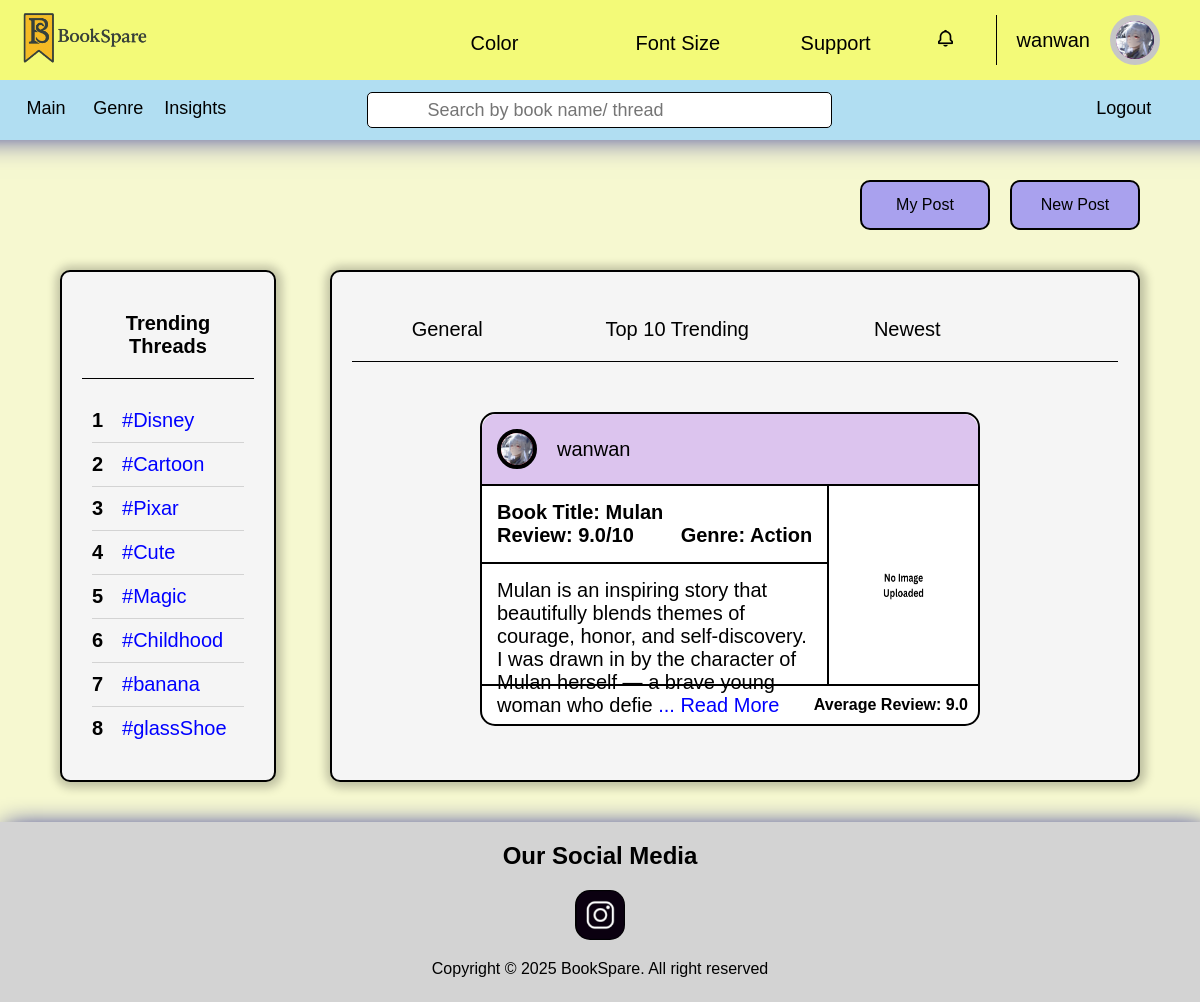
The app's page /main.php (signed in) with its own data.
### tables this page shows
CREATE TABLE `reader_user` (
  `readerID` int(11) NOT NULL,
  `username` varchar(30) NOT NULL,
  `email` varchar(70) NOT NULL,
  `phone` varchar(15) NOT NULL,
  `country` varchar(75) NOT NULL,
  `dateOfBirth` date NOT NULL,
  `password` varchar(255) DEFAULT NULL,
  `avatar` varchar(255) DEFAULT NULL
);

CREATE TABLE `post_review` (
  `postCode` int(11) NOT NULL,
  `readerID` int(11) DEFAULT NULL,
  `bookID` int(11) DEFAULT NULL,
  `ownerOpinion` longtext NOT NULL,
  `ownerRating` decimal(3,1) NOT NULL,
  `frontCover_img` varchar(255) DEFAULT NULL,
  `backCover_img` varchar(255) DEFAULT NULL,
  `synopsis` longtext DEFAULT NULL,
  `statusPhone` varchar(10) DEFAULT NULL,
  `author` varchar(50) DEFAULT NULL,
  `genre` varchar(50) DEFAULT NULL
);

CREATE TABLE `book_record` (
  `bookID` int(11) NOT NULL,
  `bookTitle` varchar(60) NOT NULL
);

### main.php (the view, shortened to what this page needs)
<?php
require("database/database.php");
$username = $_SESSION['username'];
$email = $_SESSION['email'];
$contact = $_SESSION['contact'];
$readerID = $_SESSION['readerID'];
$sql = "SELECT * FROM Reader_User WHERE username = '$username'
OR email = '$email' OR phone = '$contact'";
$runSQL = $conn->query($sql);
$user = $runSQL->fetch_assoc();
$sqlThread = "SELECT
              thread
              FROM Thread_Post threadPost
              INNER JOIN Thread thread USING (threadID)
              GROUP BY threadPost.threadID
              ORDER BY COUNT(*) DESC";
$runSQLThread = $conn->query($sqlThread);
$thread = $runSQLThread->fetch_all(MYSQLI_ASSOC);
$sqlGetPostDetails = "SELECT
                          post.*,
                          reader.*,
                          book.*
                      FROM post_review post
                      INNER JOIN reader_user reader USING (readerID)
                      INNER JOIN book_record book USING (bookID)";
$resultGetPostDetails = $conn->query($sqlGetPostDetails);
$post = $resultGetPostDetails->fetch_all(MYSQLI_ASSOC);
?>
<!DOCTYPE html>
<html lang="en" data-themeColor="defaultColor" data-fontSize="defaultFontSize">
<head>
</head>
<body>
    <?php include("header.php"); ?>
    <main>
        <div class="postButton">
            <button id="myPost">My Post</button>
            <button id="newPost">New Post</button>
        </div>
        <div class="threadPost">
            <section class="threadContainer">
                <article style="border-bottom: 1px solid var(--containerColor);">
                    <h1 class="center">Trending Threads</h1>
                </article>
                <article>
                    <?php
                        $i = 1;
                        foreach ($thread as $data) {
                            $value = $data['thread'];
                            echo "<div>";
                            echo "<label for=''>$i</label><a href='".htmlspecialchars("search.php?thread=$value")."'>#$value</a>";
                            echo "</div>";
                            $i++;
                            if ($i === 9) {
                                break;
                            }
                        }
                    ?>
                </article>
            </section>
            <section class="postContainer">
                <article style="border-bottom: 1px solid var(--containerColor);">
                    <div>
                        General <box-icon name='chevron-down' class="downArrow"></box-icon>
                    </div>
                    <div>
                        Top 10 <label for="" id="trendingWord">Trending</label> <box-icon name='chevron-down'
                            class="downArrow"></box-icon>
                    </div>
                    <div>
                        Newest <box-icon name='chevron-down' class="downArrow"></box-icon>
                    </div>
                </article>
                <article class="post">
                    <?php
                        foreach ($post as $row) {
                            $sqlGetComment = "SELECT
                                comment.*,
                                post.*,
                                reader.*,
                                bookBorrow.*
                            FROM Comment_Rating comment
                            INNER JOIN Post_Review post ON comment.postCode = post.postCode
                            INNER JOIN Reader_User reader ON comment.readerID = reader.readerID
                            INNER JOIN book_borrowed bookBorrow ON comment.bookBorrowCode = bookBorrow.bookBorrowCode
                            WHERE comment.postCode = '{$row['postCode']}'";
                            $resultGetComemnt = $conn->query($sqlGetComment);
                            $comment = $resultGetComemnt->fetch_all(MYSQLI_ASSOC);
                            $averageRating = 0;
                            if (!empty($comment)) {
                                    $i = 0;
                                    foreach($comment as $commentData) {
                                        if ($commentData['bookBorrowCode'] != null) {
                                            $averageRating += $commentData['ratingFeedback'];
                                            $i++;
                                        }
                                    }
                                    if ($i != 0) {
                                        $averageRating = $averageRating / $i;
                                    }
                            }
                            echo '<div class="post">';
                            echo '    <div class="head">';
                            echo '        <div class="postProfile">';
                            $profileLink = "viewUsersProfile.php?readerID=" . $row['readerID'];
                            if ($row['readerID'] != $readerID) {
                                if (!empty($row['avatar'])) {
                                    echo '<a href="'.$profileLink.'"><img src="'.$row['avatar'].'" alt="Profile Image"></a>';
                                } else {
                                    echo '<a href="'.$profileLink.'">A</a>';
                                }
                            } else {
                                if (!empty($row['avatar'])) {
                                    echo '<a href="profilemyposts.php"><img src="'.$row['avatar'].'" alt="Profile Image"></a>';
                                } else {
                                    echo '<a href="profilemyposts.php">A</a>';
                                }
                            }
                            echo $row['username'];
                            echo '        </div>';
                            echo '    </div>';
                            echo '    <div class="body">';
                            echo '        <div class="left">';
                            echo '            <div class="review">';
                            echo '                <h2>Book Title: '.$row['bookTitle'].'</h2>';
                            echo '                <h3><label for="">Review: '.$row['ownerRating'].'/10</label><label for="">Genre: '.$row['genre'].'</label></h3>';
                            echo '            </div>';
                            echo '            <div class="description">';
                            echo '                <p>';
                            echo substr($row['ownerOpinion'], 0, 180);
                            echo '                    <a href="bookDetail.php?postCode='.$row['postCode'].'">... Read More</a>';
                            echo '                </p>';
                            echo '            </div>';
                            echo '        </div>';
                            echo '        <div class="right">';
                            if ($row['frontCover_img'] != null) {
                                echo '            <img src="'.$row['frontCover_img'].'" alt="Book Cover">';
                            }  else {
                                echo '            <img src="bookUploads/noImageUploaded.png" alt="Book Cover">';
                            }
                            echo '        </div>';
                            echo '    </div>';
                            echo '    <div class="bottom">';
                            if ($averageRating != 0) {
                                echo '<h3>Average Review: '.number_format($averageRating, 1).'</h3>';
                            } else {
                                echo '<h3>Average Review: No Rating</h3>';
                            }
                            echo '    </div>';
                            echo '</div>';
                        }
                    ?>
                </article>
            </section>
        </div>
    </main>
</body>
</html>

### header.php (shortened to what this page needs)
<?php
    $sqlGetPostDetailsHeader = "SELECT
                            post.*,
                            reader.*,
                            book.*
                        FROM post_review post
                        INNER JOIN reader_user reader USING (readerID)
                        INNER JOIN book_record book USING (bookID)
                        WHERE post.readerID = '$readerID'
                        ORDER BY post.postCode DESC";
    $resultGetPostDetailsHeader = $conn->query($sqlGetPostDetailsHeader);
?>
<!DOCTYPE html>
<html lang="en" data-themeColor="defaultColor" data-fontSize="defaultFontSize">
<head>
</head>
<body>
    <header>
        <div id="firstHeader">
            <a href="main.php" id="logo"><img src="image/logoTitle.png" alt="logo" id="logoImage"></a>
            <nav>
                <div>
                    <span class="colorButton"><label for="color">Color<box-icon name='chevron-down'
                                class="downArrow"></box-icon></label></span>
                </div>
                <div>
                    <span class="fontSizeButton"><label for="fontSize">Font Size<box-icon name='chevron-down'
                                class="downArrow"></box-icon></label></span>
                </div>
                <div>
                    <span class="supportButton"><label for="support">Support<box-icon name='chevron-down'
                                class="downArrow"></box-icon></label></span>
                </div>
                <div>
                    <span class="notificationButton"><label for="notification"><i class='bx  bx-bell' ></i> </label></span>
                </div>
                <div>
                    <span class="profile">
                        <?php echo $user['username']; ?>
                        <a>
                        <?php
                            if ($user['avatar'] == null) {
                                echo $user['username'][0];
                            } else {
                                echo "<img src=".$user['avatar']." alt='Profile Image'>";
                            }
                        ?>
                        </a>
                    </span>
                </div>
            </nav>
        </div>
        <div id="secondHeader">
            <nav>
                <a href="main.php"><label for="">Main</label></a>
                <a href="genre.php"><label for="">Genre</label></a>
                <a href="barChart.php"><label for="">Insights</label></a>
            </nav>
            <form method="POST" action="search.php" class="headerForm">
                <box-icon name='search-alt'></box-icon>
                <input type="text" placeholder="Search by book name/ thread" name="search">
            </form>
            <nav>
                <a href="logout.php"><label for="main">Logout</label></a>
            </nav>
        </div>
    </header>
</body>
</html>

### style.css (style rules this page uses)
:root { --bodyBgColor: #f6f8d0; --firstHeaderBgColor: #f3fa78; --firstHeaderBoxShadow: 1px 1px 30px 53px darkblue; --secondHeaderBgColor: #b1def2; --footerBgColor: lightgray; --footerBoxShadow: 5px 5px 25px 0.5px darkblue; --footerColor: black; --headerAnchor: black; --headerSpan: black; --iconColor: black; --fontSize: 1em; --fontSizeTitle: 1.5em; --navLabelBorderSize: 165px; transition: 0.2s; }
html { font-size: 16px; }
* { box-sizing: border-box; margin: 0; padding: 0; font-size: var(--fontSize); user-select: none; font-family:'Gill Sans', 'Gill Sans MT', Calibri, 'Trebuchet MS', sans-serif }
body { background-color: var(--bodyBgColor); }
header { display: flex; flex-direction: column; user-select: none; top: 0; position: sticky; z-index: 999; }
box-icon { fill: var(--iconColor); }
header #firstHeader { display: flex; justify-content: space-between; padding: 0px 20px; font-size: 20px; background-color: var(--firstHeaderBgColor); box-shadow: var(--firstHeaderBoxShadow); height: 80px; align-items: center; }
header #firstHeader a { width: 130px; color: var(--headerAnchor); }
header #logoImage { width: 100%; }
header nav { width: 70%; margin: 18px 0 18px 10px; align-items: center; }
header #firstHeader nav { display: flex; justify-content: right; }
header #firstHeader nav span { display: inline-block; text-decoration: none; color: var(--headerSpan); padding: 0 20px; width: var(--navLabelBorderSize); }
header #firstHeader span label { cursor: pointer; transition: 0.3s; }
header #firstHeader span .downArrow { margin-left: 10px; width: 20%; }
header #firstHeader span.profile { display: flex; gap: 20px; align-items: center; border-left: 1px solid; cursor: pointer; width: auto; }
header #firstHeader span.profile a { display: inline-flex; height: 50px; width: 50px; border: 6px solid rgb(198, 198, 198); background-color: purple; border-radius: 50px; justify-content: center; align-items: center; color: white; cursor: pointer; }
header #firstHeader span.profile img { display: inline-block; height: 100%; width: 100%; border-radius: 50px; }
header #firstHeader nav span.notificationButton { display: flex; justify-content: center; align-items: center; width: 50px; padding: 0 50px 0 0; }
header #secondHeader { height: 60px; background-color: var(--secondHeaderBgColor); font-size: 18px; display: flex; }
header #secondHeader nav { text-align: left; width: 30%; padding: 0 0 0 10px; }
header #secondHeader nav:nth-child(3) { text-align: right; padding: 0 50px; }
header #secondHeader nav a { text-decoration: none; color: var(--headerAnchor); }
header #secondHeader a label { display: inline-block; width: 20%; text-align: center; cursor: pointer; transition: 0.2s; }
header #secondHeader form.headerForm { border-radius: 5px !important; border: 1px solid !important; margin: 12px 0 !important; width: 39% !important; background-color: white !important; }
header #secondHeader form.headerForm box-icon { display: inline-block !important; margin: 6px 10px !important; fill: black !important; }
header #secondHeader form.headerForm input { vertical-align: top !important; height: 34px !important; width: 88% !important; border: none !important; outline: none !important; padding: 0 10px !important; }
footer { display: flex; flex-direction: column; text-align: center; gap: 20px; height: 220px; background-color: var(--footerBgColor); padding: 20px 0; user-select: none; box-shadow: var(--footerBoxShadow); color: var(--footerColor); }
footer h1 { font-size: var(--fontSizeTitle) }
footer a { margin: 0 auto; background-image: url("image/socialMedia/ig.png"); background-repeat: no-repeat; background-size: contain; width: 70px; height: 70px; border-radius: 20px; transition: 0.3s; }
@media (min-width: 800px) and (max-width: 1250px) { header #firstHeader a { width: 130px; } }
@media (min-width: 800px) and (max-width: 1250px) { header #secondHeader nav a { padding: 0 15px 0 0; } }
@media (min-width: 800px) and (max-width: 1250px) { header #secondHeader a label { width: 15%; } }
@media (min-width: 800px) and (max-width: 1250px) { footer { height: 180px; } }
@media (min-width: 800px) and (max-width: 1250px) { footer a { width: 50px; height: 50px; border-radius: 15px; } }
.center { text-align: center; margin: 0 auto; }

### records on screen
reader_user: username "wanwan", avatar (picture)
post_review: readerID.avatar (picture), readerID.username "wanwan", bookID.bookTitle "Mulan", ownerRating "9.0", genre "Action", ownerOpinion "Mulan is an inspiring story that beautifully blends themes of courage, honor, and self-discovery. I was drawn in by the character of Mulan herself — a brave young woman who defie", averageRating "9.0"

### other values on screen
$value "Disney"
$value "Cartoon"
$value "Pixar"
$value "Cute"
$value "Magic"
$value "Childhood"
$value "banana"
$value "glassShoe"
